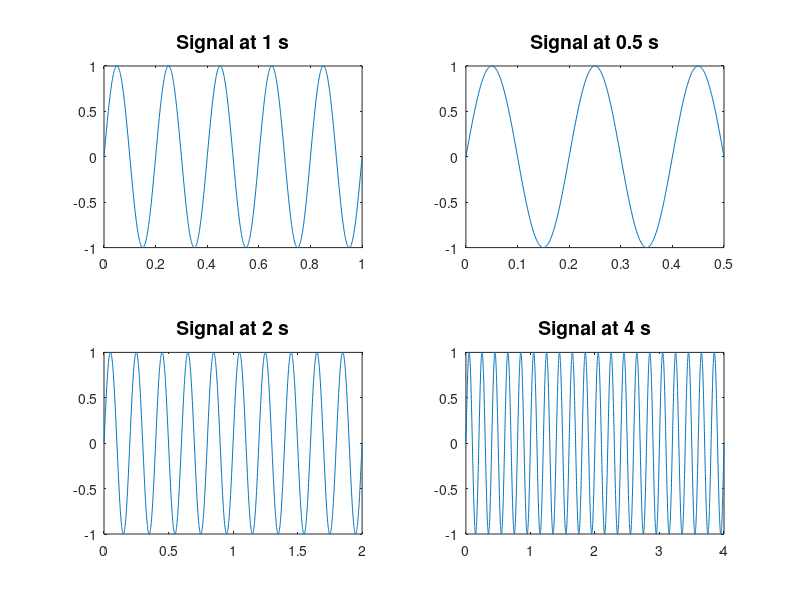

Recreate this plot in MATLAB. (Note: this script raises an error after producing the figure.)
% generate a sinusoidal signal with frequency 5 Hz
t = linspace(0, 1, 1000);
f = 5; % frequency in Hz
y = sin(2*pi*f*t);

% plot the signal
plot(t, y);
xlabel('Time (s)');
ylabel('Amplitude');
title('Sinusoidal Signal with Frequency 5 Hz');
% add tilting, labeling, adding text, and adding legends to the plot
plot(t, y);
xlabel('Time (s)', 'FontSize', 14);
ylabel('Amplitude', 'FontSize', 14);
title('Sinusoidal Signal with Frequency 5 Hz', 'FontSize', 16);
text(0.2, 0.8, 'This is some text', 'FontSize', 14, 'Color', 'red');
legend('Signal', 'Location', 'northeast');
% print text in Greek letters
plot(t, y);
xlabel('Time (s)', 'FontSize', 14);
ylabel('Amplitude', 'FontSize', 14);
title('Sinusoidal Signal with Frequency 5 Hz (\omega = 2\pi 5 Hz)', 'FontSize', 16);
text(0.2, 0.8, '\alpha \beta \gamma \delta \theta', 'FontSize', 14);
legend('Signal', 'Location', 'northeast');
% plot the signal at different time scales
f = 5; % frequency in Hz
t1 = linspace(0, 1, 1000);
t2 = linspace(0, 0.5, 500);
t3 = linspace(0, 2, 2000);
t4 = linspace(0, 4, 4000);
y1 = sin(2*pi*f*t1);
y2 = sin(2*pi*f*t2);
y3 = sin(2*pi*f*t3);
y4 = sin(2*pi*f*t4);

% create subplots
subplot(2, 2, 1);
plot(t1, y1);
title('Signal at 1 s', 'FontSize', 14);

subplot(2, 2, 2);
plot(t2, y2);
title('Signal at 0.5 s', 'FontSize', 14);

subplot(2, 2, 3);
plot(t3, y3);
title('Signal at 2 s', 'FontSize', 14);

subplot(2, 2, 4);
plot(t4, y4);
title('Signal at 4 s', 'FontSize', 14);

% add tilting, labeling, adding text, and adding legends to the plot
suptitle('Sinusoidal Signal at Different Time S')
